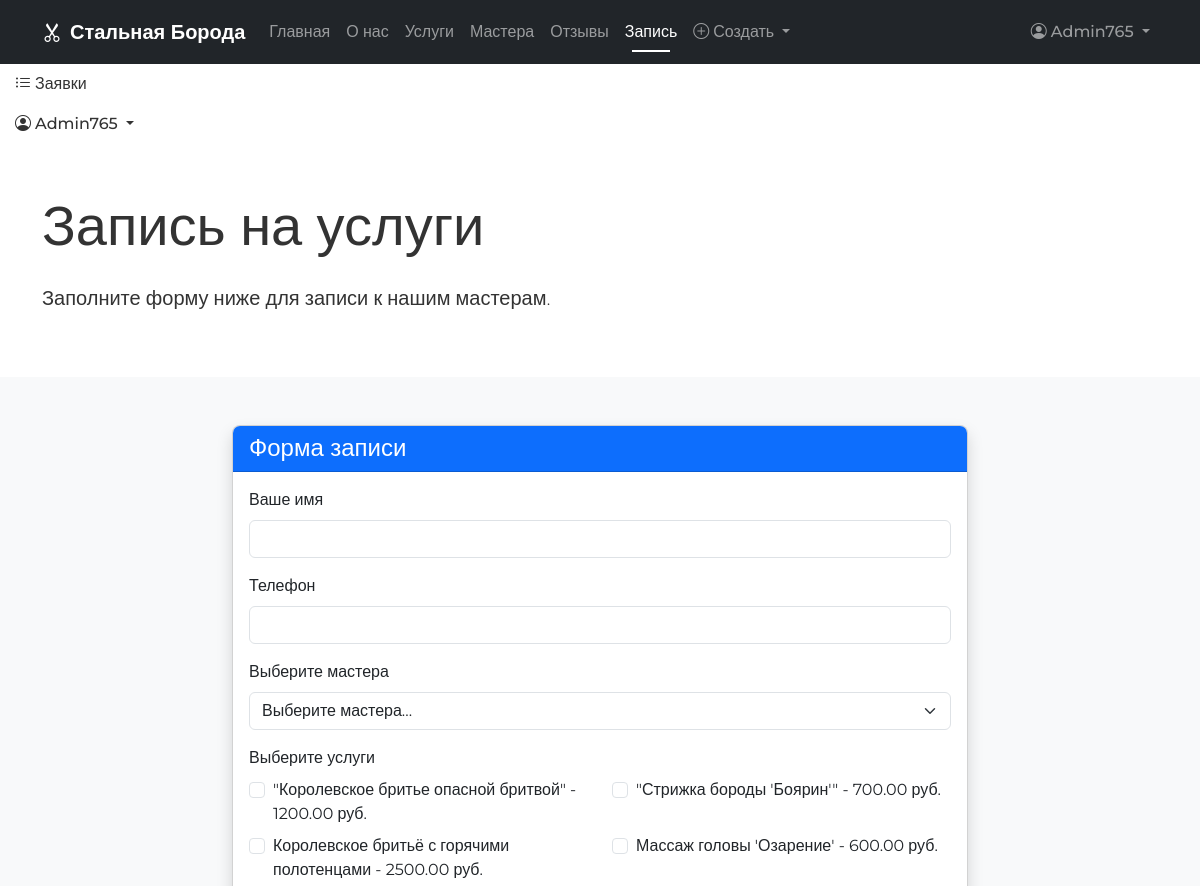
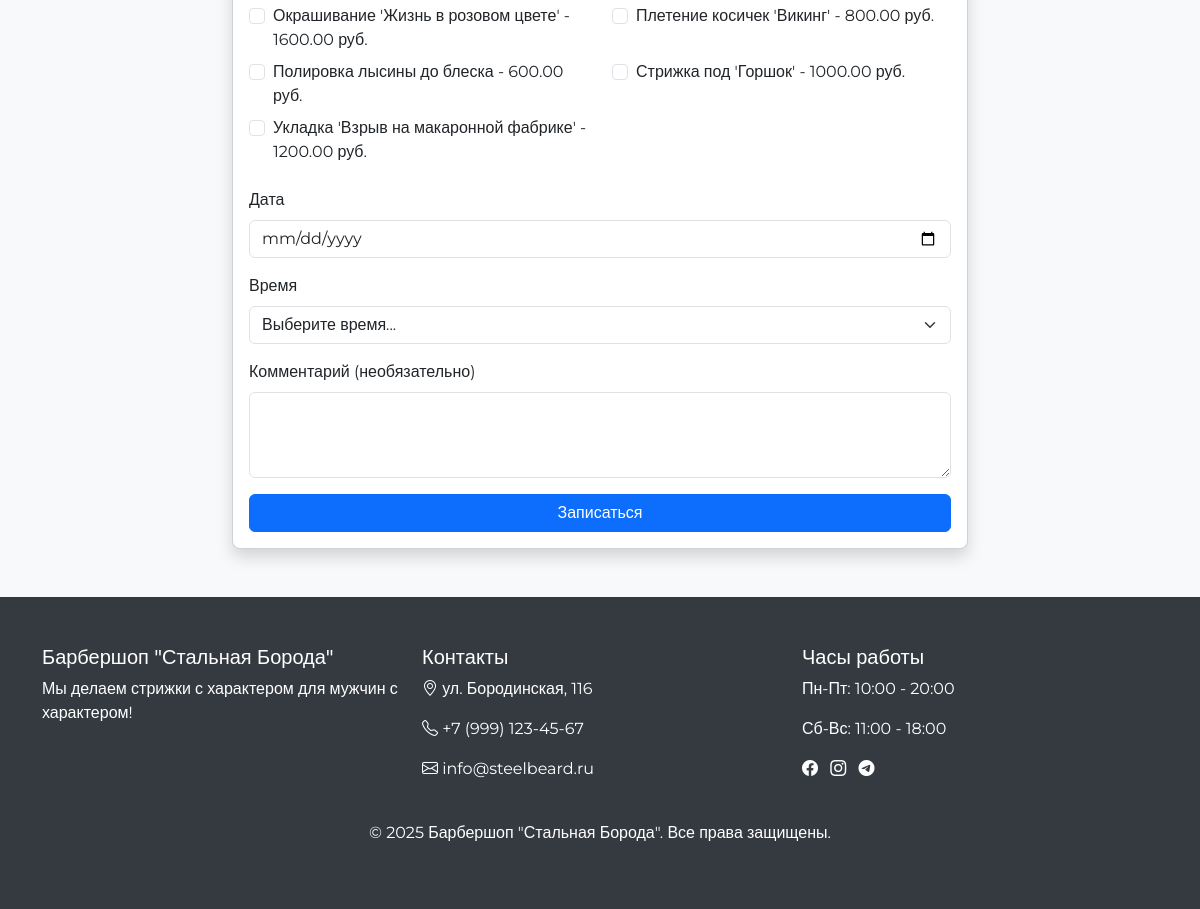
Page /booking/ (signed in) on the committed database (2 pictures, top to bottom).
### core/models.py (models this page shows, shortened)
class Service(models.Model):
    name = models.CharField(max_length=200, verbose_name="Название", db_index=True)  # индекс на название
    description = models.TextField(blank=True, verbose_name="Описание")
    price = models.DecimalField(max_digits=10, decimal_places=2, verbose_name="Цена")
    duration = models.PositiveIntegerField(verbose_name="Длительность", help_text="Время выполнения в минутах")
    is_popular = models.BooleanField(default=False, verbose_name="Популярная услуга", db_index=True)  # индекс на популярность
    image = models.ImageField(upload_to="services/", blank=True, verbose_name="Изображение")
    class Meta:
        verbose_name = "Услуга"
        verbose_name_plural = "Услуги"
        ordering = ['name']
        indexes = [
            models.Index(fields=['price', 'is_popular'], name='service_price_popular_idx'),
        ]

### core/views.py (the view)
# urls.py: path('booking/', views.booking_page, name='booking'),
def booking_page(request):
    today = datetime.date.today()
    min_date = today.strftime('%Y-%m-%d')
    services = Service.objects.all()
    masters = Master.objects.filter(is_active=True)
    context = {
        'min_date': min_date,
        'services': services,
        'masters': masters,
    }
    return render(request, 'core/booking.html', context)

### core/context_processors.py (called while the page is built)
def common_context(request):
    context = {
        'masters': Master.objects.filter(is_active=True),
        'services': Service.objects.all(),
    }
    return context

### templates/core/booking.html (shortened to what this page needs)
{% extends 'base.html' %}
{% block content %}
<div class="container py-5">
    <h1 class="display-4 mb-4">Запись на услуги</h1>
    <p class="lead">Заполните форму ниже для записи к нашим мастерам.</p>
</div>
<section id="booking" class="py-5 bg-light">
    <div class="container">
        <div class="row justify-content-center">
            <div class="col-md-8">
                <div class="card shadow">
                    <div class="card-header bg-primary text-white">
                        <h4 class="mb-0">Форма записи</h4>
                    </div>
                    <div class="card-body">
                        <form id="booking-form" action="{% url 'thanks' %}" method="get">
                            <div class="mb-3">
                                <label for="clientName" class="form-label">Ваше имя</label>
                                <input type="text" class="form-control" id="clientName" required>
                            </div>
                            <div class="mb-3">
                                <label for="clientPhone" class="form-label">Телефон</label>
                                <input type="tel" class="form-control" id="clientPhone" required>
                            </div>
                            <div class="mb-3">
                                <label for="masterSelect" class="form-label">Выберите мастера</label>
                                <select class="form-select" id="masterSelect" required>
                                    <option value="" selected disabled>Выберите мастера...</option>
                                </select>
                            </div>
                            <div class="mb-3">
                                <label class="form-label">Выберите услуги</label>
                                <div class="row">
                                    {% for service in services %}
                                    <div class="col-md-6">
                                        <div class="form-check mb-2">
                                            <input class="form-check-input" type="checkbox" value="{{ service.id }}" id="service{{ service.id }}">
                                            <label class="form-check-label" for="service{{ service.id }}">
                                                {{ service.name }} - {{ service.price }} руб.
                                            </label>
                                        </div>
                                    </div>
                                    {% endfor %}
                                </div>
                            </div>
                            <div class="mb-3">
                                <label for="bookingDate" class="form-label">Дата</label>
                                <input type="date" class="form-control" id="bookingDate" required min="{{ min_date }}">
                            </div>
                            <div class="mb-3">
                                <label for="bookingTime" class="form-label">Время</label>
                                <select class="form-select" id="bookingTime" required>
                                    <option value="" selected disabled>Выберите время...</option>
                                </select>
                            </div>
                            <div class="mb-3">
                                <label for="comment" class="form-label">Комментарий (необязательно)</label>
                                <textarea class="form-control" id="comment" rows="3"></textarea>
                            </div>
                            <button type="submit" class="btn btn-primary w-100">Записаться</button>
                        </form>
                    </div>
                </div>
            </div>
        </div>
    </div>
</section>
{% endblock %}

### templates/base.html (shortened to what this page needs)
<!DOCTYPE html>
<html lang="ru">
<head>
    <link href="https://cdn.jsdelivr.net/npm/bootstrap@5.3.0-alpha1/dist/css/bootstrap.min.css" rel="stylesheet">
    <link rel="stylesheet" href="https://cdn.jsdelivr.net/npm/bootstrap-icons@1.11.0/font/bootstrap-icons.css">
    {% load static %}
    <link rel="stylesheet" href="{% static 'css/main.css' %}">
    <link rel="stylesheet" href="https://code.jquery.com/ui/1.13.2/themes/base/jquery-ui.css">
</head>
<body>
    <header>
        {% block header %}
        <nav class="navbar navbar-expand-lg navbar-dark bg-dark">
            <div class="container">
                <a class="navbar-brand" href="{% url 'landing' %}">
                    <i class="bi bi-scissors me-2"></i>Стальная Борода
                </a>
                <div class="collapse navbar-collapse" id="navbarNav">
                    <ul class="navbar-nav me-auto mb-2 mb-lg-0">
                        <li class="nav-item">
                            <a class="nav-link {% if request.path == '/' %}active{% endif %}" href="{% url 'landing' %}">Главная</a>
                        </li>
                        <li class="nav-item">
                            <a class="nav-link" href="{% url 'landing' %}#about">О нас</a>
                        </li>
                        <li class="nav-item">
                            <a class="nav-link {% if request.path == '/services/' %}active{% endif %}" href="{% url 'services' %}">Услуги</a>
                        </li>
                        <li class="nav-item">
                            <a class="nav-link" href="{% url 'landing' %}#masters">Мастера</a>
                        </li>
                        <li class="nav-item">
                            <a class="nav-link" href="{% url 'landing' %}#reviews">Отзывы</a>
                        </li>
                        <li class="nav-item">
                            <a class="nav-link {% if request.path == '/booking/' %}active{% endif %}" href="{% url 'booking' %}">Запись</a>
                        </li>
                        {% if user.is_authenticated %}
                            <li class="nav-item dropdown">
                                <a class="nav-link dropdown-toggle" href="#" role="button" data-bs-toggle="dropdown" aria-expanded="false">
                                    <i class="bi bi-plus-circle me-1"></i>Создать
                                    </a>
                </li>
        {% endif %}
                    </ul>
                    <ul class="navbar-nav">
                        {% if user.is_authenticated %}
                        <li class="nav-item dropdown">
                            <a class="nav-link dropdown-toggle" href="#" id="navbarDropdown"
                               role="button" data-bs-toggle="dropdown" aria-expanded="false">
                                <i class="bi bi-person-circle me-1"></i>{{ user.username }}
                            </a>
                        </li>
                        {% else %}
                        <li class="nav-item">
                            <a class="nav-link" href="{% url 'login' %}">
                                <i class="bi bi-box-arrow-in-right me-1"></i>Вход
                            </a>
                        </li>
                        {% endif %}
                    </ul>
                </div>
            </div>
        </nav>
                        <ul class="navbar-nav ms-auto mb-2 mb-lg-0">
                            {% if user.is_authenticated %}
                            <li class="nav-item">
                                <a class="nav-link" href="{% url 'orders_list' %}">
                                    <i class="bi bi-list-ul me-1"></i>Заявки
                                </a>
                            </li>
                            <li class="nav-item dropdown">
                                <a class="nav-link dropdown-toggle" href="#" role="button" data-bs-toggle="dropdown" aria-expanded="false">
                                    <i class="bi bi-person-circle me-1"></i>{{ user.username }}
                                </a>
                            </li>
                            {% else %}
                            <li class="nav-item">
                                <a class="nav-link" href="{% url 'login' %}">
                                    <i class="bi bi-box-arrow-in-right me-1"></i>Вход
                                </a>
                            </li>
                            {% endif %}
                        </ul>
        {% endblock %}
    </header>
    <main>
        {% block content %}{% endblock %}
    </main>
    <footer class="mt-auto">
        {% block footer %}
            <div class="container">
                <div class="row">
                    <div class="col-md-4">
                        <h5>Барбершоп "Стальная Борода"</h5>
                        <p>Мы делаем стрижки с характером для мужчин с характером!</p>
                    </div>
                    <div class="col-md-4">
                        <h5>Контакты</h5>
                        <p><i class="bi bi-geo-alt"></i> ул. Бородинская, 116</p>
                        <p><i class="bi bi-telephone"></i> +7 (999) 123-45-67</p>
                        <p><i class="bi bi-envelope"></i> info@steelbeard.ru</p>
                    </div>
                    <div class="col-md-4">
                        <h5>Часы работы</h5>
                        <p>Пн-Пт: 10:00 - 20:00</p>
                        <p>Сб-Вс: 11:00 - 18:00</p>
                        <div class="mt-3">
                            <a href="#" class="text-white me-2"><i class="bi bi-facebook"></i></a>
                            <a href="#" class="text-white me-2"><i class="bi bi-instagram"></i></a>
                            <a href="#" class="text-white me-2"><i class="bi bi-telegram"></i></a>
                        </div>
                    </div>
                </div>
                <div class="row mt-4">
                    <div class="col text-center">
                        <p>&copy; {% now "Y" %} Барбершоп "Стальная Борода". Все права защищены.</p>
                    </div>
                </div>
            </div>
        {% endblock %}
    </footer>
    {% load static %}
</body>
</html>

### static/css/main.css (style rules this page uses)
body { font-family: 'Montserrat', sans-serif; color: #333; }
section { padding: 4rem 0; }
.navbar { transition: all 0.3s ease; }
.card { transition: transform 0.3s ease, box-shadow 0.3s ease; border-radius: 10px; overflow: hidden; }
footer { background-color: #343a40; color: #fff; padding: 3rem 0; }
.card { border-radius: 8px; box-shadow: 0 4px 12px rgba(0, 0, 0, 0.08); transition: all 0.3s ease; overflow: hidden; }
section { padding: 80px 0; }
section:nth-child(even) { background-color: #f8f9fa; }
.navbar { padding: 12px 0; transition: all 0.3s ease; }
.navbar-brand { font-weight: 600; }
.navbar-nav .nav-link { padding-left: 15px; padding-right: 15px; font-weight: 500; position: relative; }
.navbar-nav .nav-link.active:after { content: ''; position: absolute; bottom: 0; left: 15px; right: 15px; height: 2px; background: #fff; }

### rows in the picture
Service: name "\"Королевское бритье опасной бритвой\"", price "1200.00"
Service: name "\"Стрижка бороды 'Боярин'\"", price "700.00"
Service: name "Королевское бритьё с горячими полотенцами", price "2500.00"
Service: name "Массаж головы 'Озарение'", price "600.00"
Service: name "Окрашивание 'Жизнь в розовом цвете'", price "1600.00"
Service: name "Плетение косичек 'Викинг'", price "800.00"
Service: name "Полировка лысины до блеска", price "600.00"
Service: name "Стрижка под 'Горшок'", price "1000.00"
Service: name "Укладка 'Взрыв на макаронной фабрике'", price "1200.00"

### other values in the picture
{{ user.username }} "Admin765"
